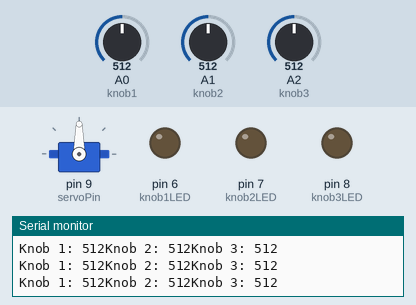
A sketch run on a simulated Arduino Uno, built with avr-gcc and run on an emulated ATmega328P. Parts: servo, output pins drawn as LEDs (lit = HIGH), the last lines printed to the serial monitor. The inputs (shaded band) are chosen by the test bench; at power-on: A0 (knob1) = 512, A2 (knob3) = 512, A1 (knob2) = 512.

Above: at 1.2 s.
1.3 s: A0 (knob1) set to 53
4.3 s: A0 (knob1) set to 45
At 5.3 s:
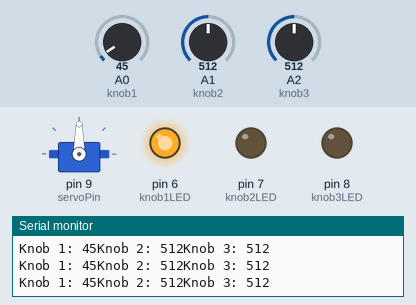
5.8 s: A2 (knob3) set to 437
8.8 s: A2 (knob3) set to 413
At 9.6 s:
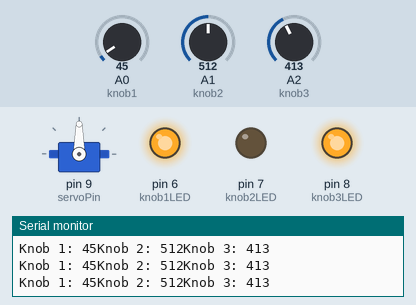
10.3 s: A1 (knob2) set to 690
11.8 s: A1 (knob2) set to 709
At 13.3 s:
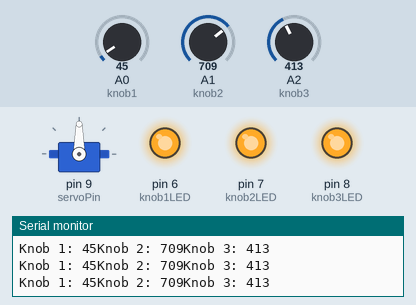
At 27.0 s:
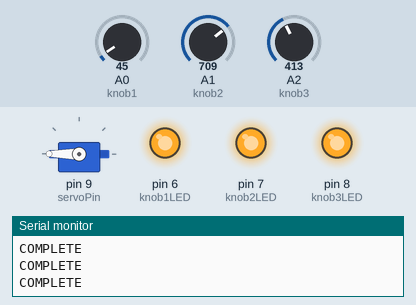
Timing chart, 0 to 27.4 s (numbered marks = the images above; inputs shaded):
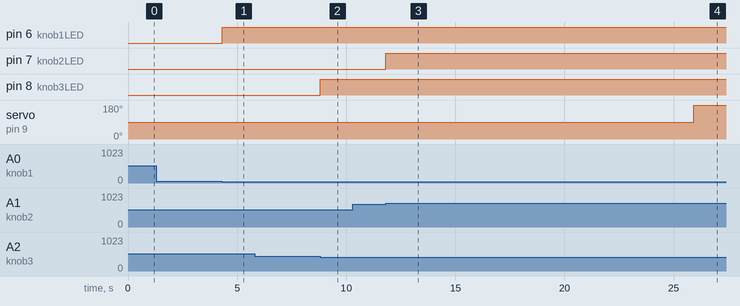

Measured:
- the behaviour switches between 50 and 49 on A0 (knob1) (found by bisection; images 0 and 1)
- the behaviour switches between 420 and 419 on A2 (knob3) (found by bisection; images 1 and 2)
- the behaviour switches between 700 and 701 on A1 (knob2) (found by bisection; images 2 and 3)
- after the input at 4.3 s, pin 6 (knob1LED): LOW → HIGH at once
- after the input at 8.8 s, pin 8 (knob3LED): LOW → HIGH at once
- after the input at 11.8 s, pin 7 (knob2LED): LOW → HIGH at once; servo on pin 9 (servoPin): 90° → 180° after 14.1 s

The sketch:

Guage_WORKING.ino
```cpp
#include <Servo.h>

boolean knob1Read; //Analog input read of the different pts
boolean knob2Read;
boolean knob3Read;

bool knob1ReachedTarget = false; //Have we reached the target input for the pot?
bool knob2ReachedTarget = false;
bool knob3ReachedTarget = false;
bool complete = false;

const int knob1 = A0; //The Analog Input puts each pot is connected to
const int knob2 = A1;
const int knob3 = A2;

int knob1LED = 6; //LEDs for feedback on if the pot is in the right range
int knob2LED = 7;
int knob3LED = 8;

int servoPin = 9; //Pin the servo is connected to

int knob1Target = 25; //Arbitrary pot target amounts
int knob2Target = 725;
int knob3Target = 395;

int errorAllowed = 25; //Threshold for error in the reading

int Timer = 0;
int Max = 600;
int Threshold = 400;

Servo myservo; //Name servo for call

void setup() {
  myservo.attach(servoPin); //Attatch the servo to th designated pin

  pinMode(knob1LED, OUTPUT); //Leds set as output
  pinMode(knob2LED, OUTPUT);
  pinMode(knob3LED, OUTPUT);

  pinMode(knob1, INPUT_PULLUP); //Pots set as inputs
  pinMode(knob2, INPUT_PULLUP);
  pinMode(knob3, INPUT_PULLUP);

  Serial.begin(9600); //Begin serial

}

void loop() {

int  knob1Read = analogRead(knob1); //Read analog input and refer to them
int  knob2Read = analogRead(knob2);
int  knob3Read = analogRead(knob3);


  if((knob1Read < knob1Target+errorAllowed)&&(knob1Read > knob1Target-errorAllowed) && complete==false){
    knob1ReachedTarget = true;
    digitalWrite(knob1LED, HIGH);
    //If the knob read is within threshold, the target has been reached and LED gives feedback
  }
  else{
    knob1ReachedTarget = false;
    digitalWrite(knob1LED, LOW);
    //Else we have not reach our goal, no LED feedback
  }
  if((knob2Read < knob2Target+errorAllowed)&&(knob2Read > knob2Target-errorAllowed) && complete==false){
    knob2ReachedTarget = true;
    digitalWrite(knob2LED, HIGH);
  }
  else{
    knob2ReachedTarget = false;
    digitalWrite(knob2LED, LOW);
  }
  if((knob3Read < knob3Target+errorAllowed)&&(knob3Read > knob3Target-errorAllowed) && complete==false){
    knob3ReachedTarget = true;
    digitalWrite(knob3LED, HIGH);
  }
  else{
    knob3ReachedTarget = false;
    digitalWrite(knob3LED, LOW);
  }

  if(knob1ReachedTarget == true && knob2ReachedTarget == true && knob3ReachedTarget == true && complete == false){
    Timer++;
    //If all targets are reached and we haven't completed the puzzle, increase timer
  }
  else{
    Timer--;
  }
  Timer = constrain(Timer, 0, Max);
  if(Timer >= Threshold){
    complete == true;
    //digitalWrite(knob1LED, LOW);
    //digitalWrite(knob2LED, LOW);
    //digitalWrite(knob3LED, LOW);
    myservo.write(180);
    Serial.println("COMPLETE");
    //If the timer reaches the threshold, the puzzle is complete and the servo moves
  }
  else{
    myservo.write(90);
    Serial.print("Knob 1: ");
    Serial.print(knob1Read);
    Serial.print("Knob 2: ");
    Serial.print(knob2Read);
    Serial.print("Knob 3: ");
    Serial.println(knob3Read);
  }

}
```
